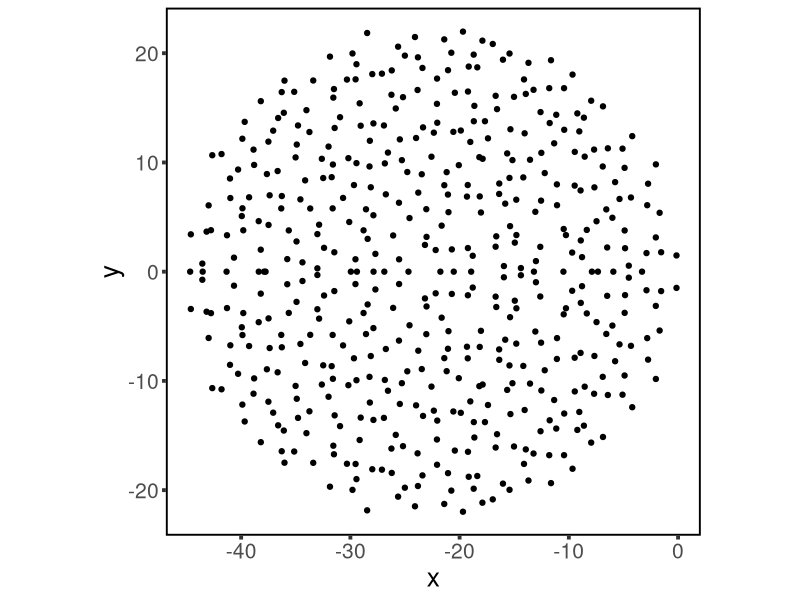
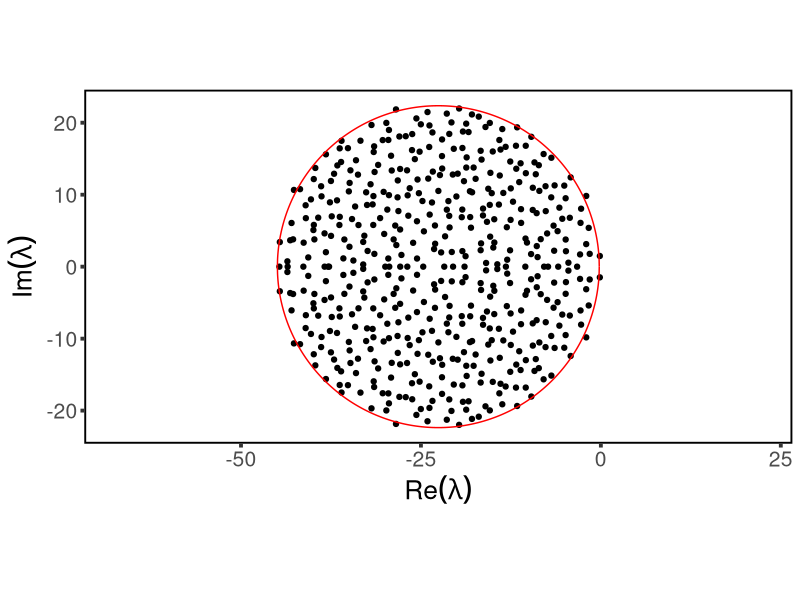
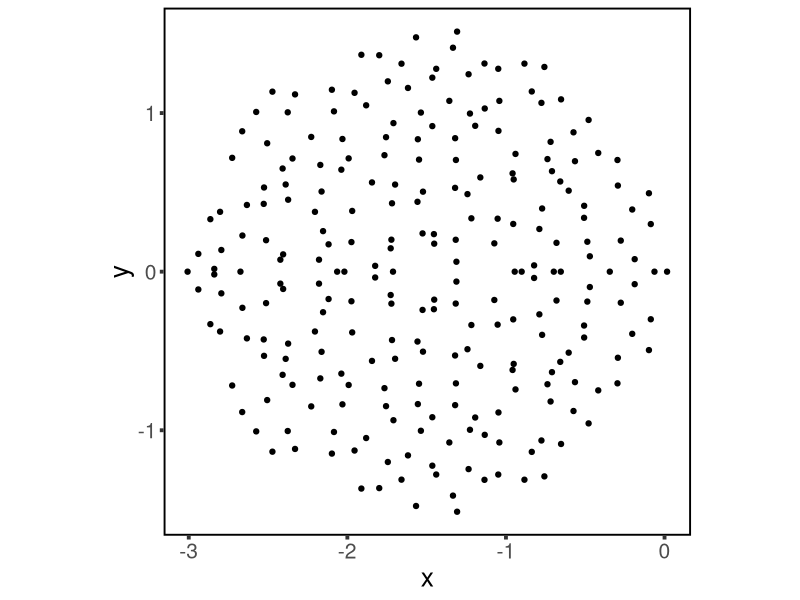
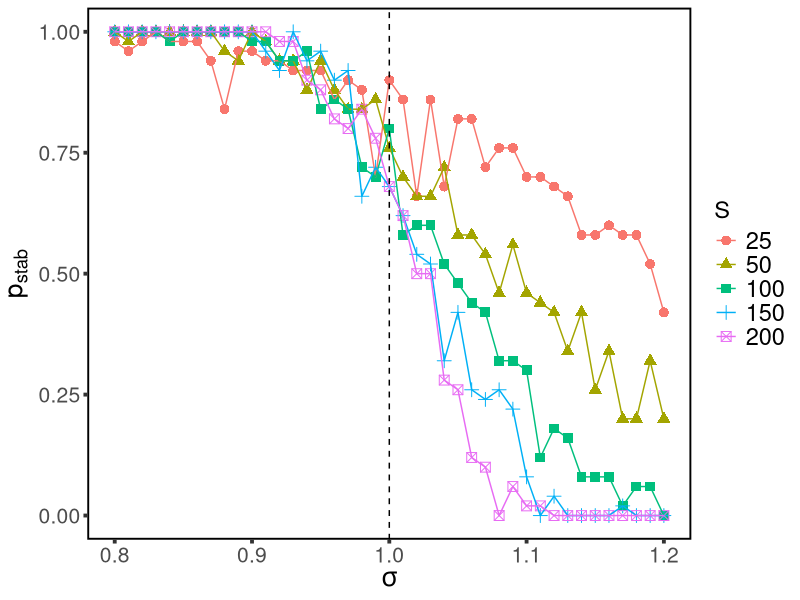
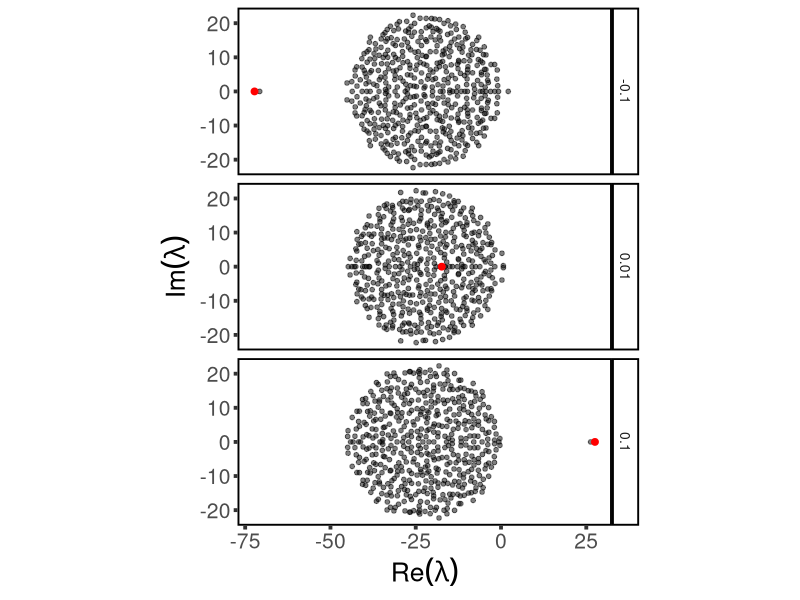
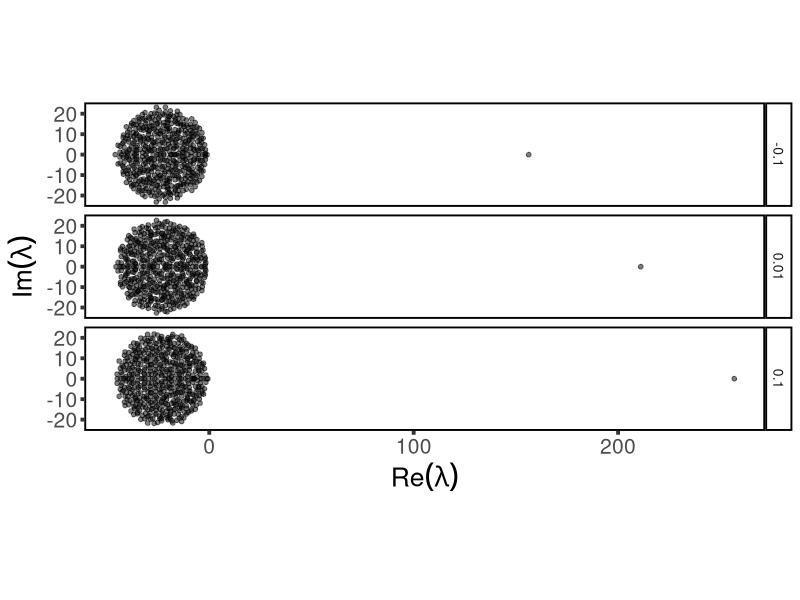
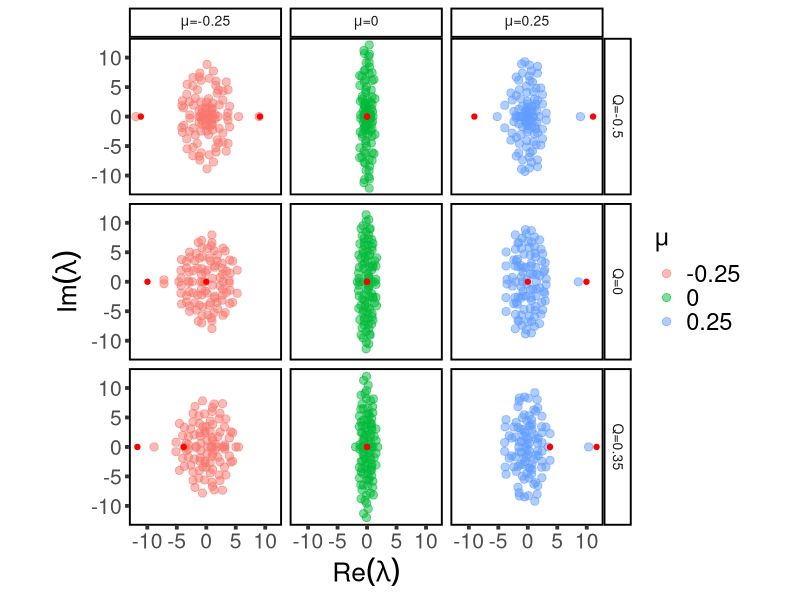

Recreate these plots in R, in order.
## ---- chunk 1
library(igraph)
library(dplyr)
library(tidyr)
library(reshape2)
library(ggplot2)
library(magrittr)
library(MASS)
library(RColorBrewer)

set.seed(10)
## ---- chunk 2
## theme for ggplot
mytheme <- theme_bw() + theme(
  legend.title  = element_text( size=17),
  # legend.position = "bottom",
  # legend.direction = "horizontal",
  legend.key = element_blank(),
  legend.text  = element_text( size=17),
  panel.background = element_blank(),
  panel.grid = element_blank(),
  text = element_text( family="Helvetica", size=19),
  strip.text.x = element_text(family = "Helvetica", size = 10),
  strip.text.y = element_text(family = "Helvetica", size = 10),
  panel.border = element_rect( colour = "black", size=1.3),
  axis.ticks = element_line(size = 1.3),
  strip.background = element_rect(fill = "transparent", 
                                  size = 1.3, colour = "black"),
  strip.text = element_text(size = 19)
)
## ---- chunk 3
S <- 500
M <- matrix(runif(S^2, min=-sqrt(3), max=sqrt(3)), S, S) # We use sqrt(3) so the sd of the uniform distribution will be 1)
diag(M) <- -sqrt(S+10) # use S+10 so that sigma*sqrt(C*S) < d is strictly true
e <- eigen(M, only.values=TRUE)$values ## compute the eigenvalues of M
data_eigenvalues <- tibble(x=Re(e), y=Im(e), S=S) ## data frame storage useful for plotting with ggplot

data_eigenvalues %>%
  ggplot(aes(x=x, y=y)) + geom_point() + mytheme + coord_fixed()

expectation_girko <- tibble(x=rep(seq(-2,2,0.001), 2),
                            type=rep(c(1, -1), each=length(x)/2),
                            y=sqrt(1 - (x)^2) * type)
expectation_girko %<>% mutate(x=sqrt(S)*x - sqrt(S+10), y=sqrt(S)*y)

data_eigenvalues %>% ggplot(aes(x=x, y=y)) +
  geom_point() +
  geom_path(data=expectation_girko, colour="red") +
  mytheme +
  xlab(expression(Re(lambda))) +
  ylab(expression(Im(lambda)))+coord_fixed()
## ---- chunk 4
max(data_eigenvalues$x)
## ---- chunk 5
S <- 250
d <- 1.5
v <- 1.5^2/250
a <- sqrt(3*v) # for uniform distribution

M <- matrix(runif(S^2, min=-a, max=a), S, S) # We use sqrt(3) so the sd of the uniform distribution will be 1)
diag(M) <- -d
e <- eigen(M, only.values=TRUE)$values ## compute the eigenvalues of M
data_eigenvalues <- tibble(x=Re(e), y=Im(e), S=S) ## data frame storage useful for plotting with ggplot

data_eigenvalues %>%
  ggplot(aes(x=x, y=y)) + geom_point() + mytheme + coord_fixed()
## ---- chunk 6
S_seq <- c(25, 50, 100, 150, 200) # A curve per network size
nsim <- 50                        # Generate multiple random matrices for each S
sigma_seq <- seq(0.8, 1.2, 0.01)  # Vary sigma
C <- 0.15

# Function to create a matrix and test if its righmost ev is negative.
stable_matrix <- function(i){
  M <- matrix(runif(S^2, min=-sqrt(3)*sigma, max=sqrt(3)*sigma) *
              rbinom(S^2, size=1, prob=C), S, S)
  diag(M) <- 0
  M <- M + diag(S) * d
  e <- eigen(M, only.values=TRUE)$values
  return(max(Re(e)) < 0) # The rightmost eigenvalue should be negative for the matrix to be locally-stable
}

# Calculate the probability of stability for each combination of network size and sigma.
prob_stability_df <- NULL
for (S in S_seq){
  print(S)
  d <- -sqrt(S * C) # Set the diagonal to sqrt(SC) to make sigma=1
  for (sigma in sigma_seq){
    num_stable <- 0
    for (i in 1:nsim){
      num_stable <- num_stable + stable_matrix() # If the matrix is stable at it ot the count.
    }
    p_stability <- num_stable/nsim
    prob_stability_df <- rbind(prob_stability_df,
                               data.frame(S=S, sigma=sigma, p_stability=p_stability))
  }
}
## ---- chunk 7
prob_stability_df %>%
  ggplot(aes(x=sigma, y=p_stability, colour=factor(S), shape=factor(S))) +
  geom_point(size=3) +
  geom_line() +
  mytheme +
  xlab(expression(sigma)) +
  ylab(expression(p[stab])) +
  scale_colour_discrete(name="S") +
  scale_shape_discrete(name="S") +
  geom_vline(xintercept=1, linetype='dashed')
## ---- chunk 8
S <- 500
mu_seq <- c(-0.1, 0.01, 0.1)
outliers <- tibble(x=(S - 1) * mu_seq-sqrt(S), y=0, mu=mu_seq) # Estimation of where the ev will fall
## ---- chunk 9
data_evs_mean_unif <- lapply(mu_seq,
                        function(mu){
                          M <- matrix(runif(S^2, min=-sqrt(3), max=sqrt(3)), S, S)
                          diag(M) <- -sqrt(S)
                          M <- M + mu - diag(S) * mu
                          e <- eigen(M, only.values=TRUE)$values
                          data_frame(x=Re(e), y=Im(e), S=S, mu=mu)
                        }) %>% bind_rows()


data_evs_mean_unif %>%
  ggplot(aes(x=x, y=y)) +
  geom_point(size=1.3, alpha=0.5) +
  mytheme +
  xlab(expression(Re(lambda))) +
  ylab(expression(Im(lambda))) +
  facet_grid(mu ~.) +
  coord_fixed() +
  geom_point(data=outliers, size=2, colour="red")
## ---- chunk 10
data_evs_mean_beta <- lapply(mu_seq,
                        function(mu){
                          M <- matrix(runif(S^2, min=-sqrt(3), max=sqrt(3)), S, S)
                          tmp <- rbeta(S^2, shape1=.1, shape2=1)
                          tmp <- tmp / sd(tmp) # normalize to get variance=1
                          M <- matrix(tmp, S, S)
                          diag(M) <- -sqrt(S)
                          M <- M + mu - diag(S) * mu
                          e <- eigen(M, only.values=TRUE)$values
                          data_frame(x=Re(e), y=Im(e), S=S, mu=mu)
                        }) %>% bind_rows()


data_evs_mean_beta %>% 
  ggplot(aes(x=x, y=y)) +
  geom_point(size=1.3, alpha=0.5) +
  mytheme +
  xlab(expression(Re(lambda))) +
  ylab(expression(Im(lambda))) +
  facet_grid(mu ~.) +
  coord_fixed()
  # geom_point(data=outliers, size=2, colour="red")
## ---- chunk 11
S <- 100
C <- 0.4
alpha <- 1/4
m <- S * alpha  ## size of the top module
sigma <- 1
mu_seq <- c(-1/4, 0, 1/4)
#n <- length(mu_seq)
rho_seq <- c(-1/4, -3/4, -0.5)
Q_seq <- c(-0.5, 0, 0.35) # This is the modularity

generate_K <- function(Q){
  K <- matrix(0, S, S) ## adjacency matrix
  Cw <- C * (1 + Q/(alpha^2 + (1-alpha)^2)) # within block connectance
  Cb <- C * (1 - Q/(2 * alpha * (1-alpha))) # between block connectance
  # Between-block interactions
  AB <- matrix(runif(m * (S-m)) < Cb, m , S - m)
  # Within-block interactions
  K[1:m, 1:m] <- matrix(runif(m^2) < Cw, m, m)
  K[(m + 1):S, (m+1):S] <- matrix(runif((S - m)^2) < Cw, S - m, S - m)
  # Add the between-block interactions to K
  K[1:m, (m+1):S] <- AB
  K[(m+1):S, 1:m] <- t(AB)
  return(K)
}

generate_M <- function(mu, rho, K, Q){
  M <- matrix(0, S, S) ## Community matrix
  Sigma <- matrix(c(sigma^2, rho * sigma^2, rho * sigma^2, sigma^2), nrow = 2) # Covariance matrix for bivariate normal distribution
  # Fill in M with interaction values
  for(i in seq(1, S - 1)) {
    for (j in seq(i + 1, S)){
      if (K[i,j] > 0){
        Z <- mvrnorm(1, c(mu, mu), Sigma) #
        M[i,j] <- Z[1]
        M[j,i] <- Z[2]
      }
    }
  }
  return(M)
}
## ---- chunk 12
data_modules <- NULL
data_outliers <- NULL
for (Q in Q_seq){
  K <- generate_K(Q)
  for (i in 1:length(mu_seq)){
    mu <- mu_seq[i]
    rho <- rho_seq[i]
    print (paste(Q, mu, rho))
    M <- generate_M(mu, rho, K, Q)
    # Get the eigenvalues of M
    e <- eigen(M, only.values=TRUE)$values
    data_modules <- rbind(data_modules, data_frame(x=Re(e), y=Im(e), S=S, mu=mu, rho=rho, Q=Q))

    ## the following calculates the eigenvalues for the matrix of means + a small correction
    ## given by the correlation
    Cw <- C * (1 + Q/(alpha^2 + (1-alpha)^2)) # within block connectance
    Cb <- C * (1 - Q/(2 * alpha * (1-alpha))) # between block conenctnve
    mu_w <- Cw * mu
    mu_b <- Cb * mu
    data_outliers <- rbind(data_outliers,
    tibble(x=S/2 * (mu_w + c(1,-1) * (sqrt((1 - 4*alpha * (1- alpha)) * mu_w^2 + 4 * alpha* (1-alpha) * mu_b^2))), correction=ifelse(x !=0, rho/x, 0), y=0, S=S, mu=mu, rho=rho, Q=Q))
  }
}

data_modules %>% ggplot(aes(x=x, y=y, colour=factor(mu))) +
    geom_point(size=2.5, alpha=0.5) +
    geom_point(data=data_outliers, aes(x=x + correction), colour="red") +
  mytheme + xlab(expression(Re(lambda))) +
  ylab(expression(Im(lambda))) +
  scale_colour_discrete(name=expression(mu))+
  coord_fixed() +
  facet_grid(Q ~ mu,
             labeller=label_bquote(cols=paste(mu,"=",.(mu), collapse=""),
                                   rows=paste(Q,"=",.(Q), collapse="")))
